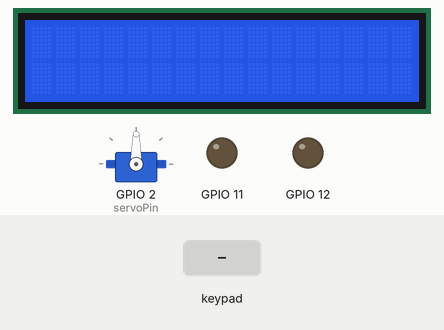
This sketch was run on a simulated ESP32-S3. On the bench: servo, 16×2 character LCD, output pins drawn as LEDs (lit = HIGH). Inputs (shaded band) come from the test bench. What the sketch prints to the serial monitor is not drawn.

Above: at 1.2 s.
1.3 s: keypad keys 2 3 4 5 pressed 0.4 s apart
At 2.9 s:
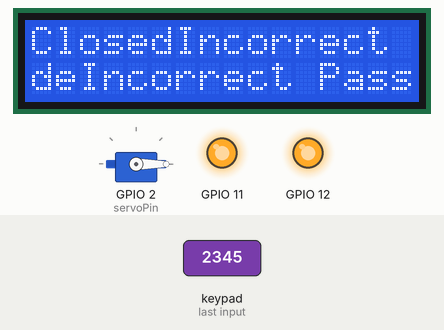
4.4 s: keypad keys 1 3 9 7 # pressed 0.4 s apart
At 6.8 s:
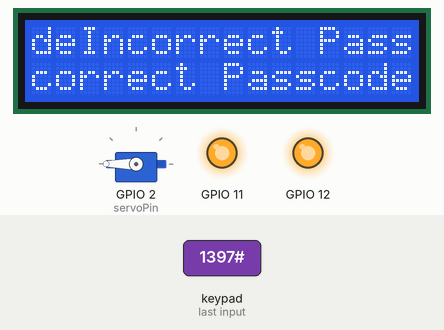
7.9 s: keypad keys 6 7 8 9 * pressed 0.4 s apart
At 10.7 s:
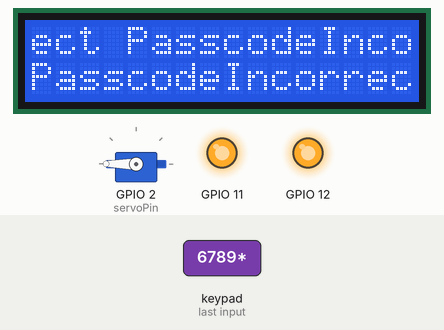
11.4 s: key 'A' pressed
At 12.2 s:
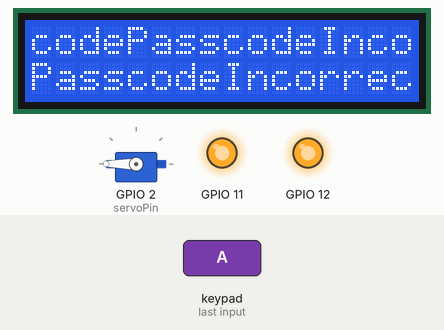
12.9 s: key 'B' pressed
At 13.2 s:
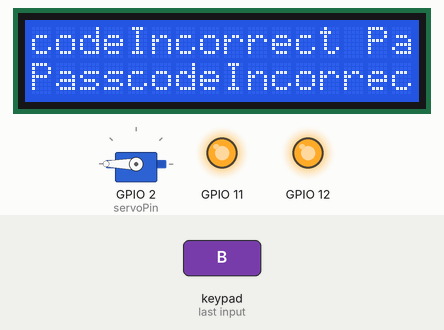
14.4 s: keypad keys 2 3 4 5 D pressed 0.4 s apart
At 16.5 s:
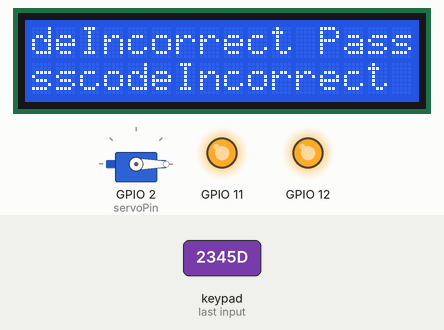
Timing chart, 0 to 18.0 s (numbered marks = the images above; inputs shaded):
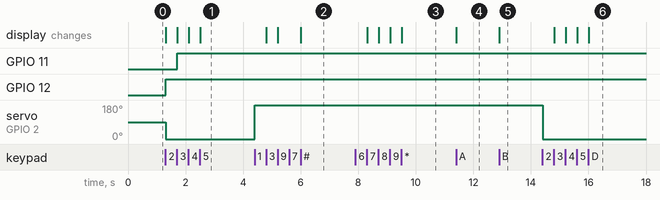

The sketch:

MegaCode.ino
```cpp
// C++ code
#include <Keypad.h>
#include <Servo.h>
#include <Wire.h>
#include <LiquidCrystal.h>

#define ROWS 4
#define COLS 4
#define servoPin A1

Servo demoServo;
LiquidCrystal lcd(53, 52, 51, 50, 49, 48);

char keys[ROWS][COLS] = {
  {'1','2','3','A'},
  {'4','5','6','B'},
  {'7','8','9','C'},
  {'*','0','#','D'}
};

byte rowPins[ROWS] = {2, 3, 4, 5};
byte colPins[COLS] = {6, 7, 8, 9};

Keypad keypad = Keypad( makeKeymap(keys), rowPins, colPins, ROWS, COLS );

void setup() {
  demoServo.attach(servoPin);
  Serial.begin(9600);
  lcd.begin(16, 2);
  pinMode(11, OUTPUT);
  pinMode(12, OUTPUT);
}

void loop() {
  char key = keypad.getKey();
  if (key != NO_KEY) {
    Serial.println(key);
    if (key == '1') {
      //Correct code entered
      Serial.println("Correct");
      lcd.print("Open");
      digitalWrite(12, HIGH);
      demoServo.write(250);
    }
      else if (key == '2'){
      lcd.print("Closed");
      digitalWrite(12,HIGH);
      demoServo.write(-250);
      }
    else {
      //Incorrect code entered
      digitalWrite(11,HIGH);
      Serial.println("Incorrect");
      lcd.print("Incorrect Passcode");
    }

if (Serial.available()) {
    char command = Serial.read(); // Read the command from the ESP-32

    if (command == '1') {
      // Correct code entered
      Serial.println("Correct");
      lcd.print("Open");
      digitalWrite(12, HIGH);
      demoServo.write(250);
    } else {
      // Incorrect code entered
      Serial.println("Incorrect");
      lcd.print("Closed");
      digitalWrite(11, HIGH);
      demoServo.write(-250);
    }

    delay(1000); //delay to prevent multiple key presses
    lcd.clear();
    digitalWrite(12,LOW);
    digitalWrite(11,LOW);
  }

}
}
```

Measured:
- after the input at 1.3 s, GPIO 11: LOW → HIGH after 0.41 s; GPIO 12: LOW → HIGH at once; servo on GPIO 2 (servoPin): 90° → 0° at once; the display: first changes at once (image 1 shows a later state)
- after the input at 4.4 s, servo on GPIO 2 (servoPin): 0° → 180° at once; the display: first changes after 0.41 s (image 2 shows a later state)
- after the input at 7.9 s, the display: first changes after 0.41 s (image 3 shows a later state)
- after the input at 11.4 s, the display: changes at once (image 4)
- after the input at 12.9 s, the display: changes at once (image 5)
- after the input at 14.4 s, servo on GPIO 2 (servoPin): 180° → 0° at once; the display: first changes after 0.41 s (image 6 shows a later state)
